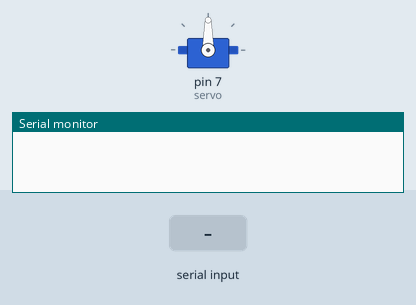
A sketch run on a simulated Arduino Uno, built with avr-gcc and run on an emulated ATmega328P. On the bench: servo, the last lines printed to the serial monitor. Inputs (shaded band) come from the test bench.

Above: at 1.2 s.
1.3 s: "1" received over Serial
At 2.5 s:
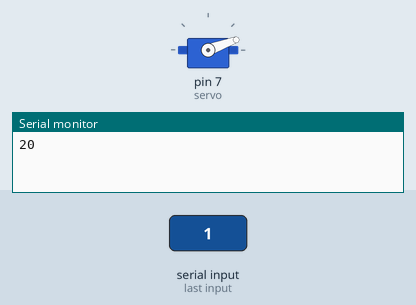
2.8 s: "1" received over Serial
At 3.7 s:
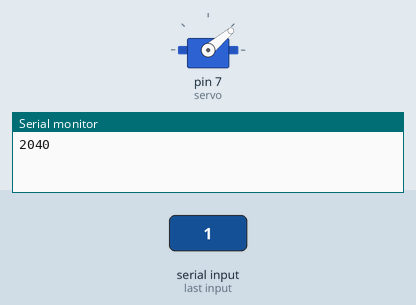
Timing chart, 0 to 5.8 s (numbered marks = the images above; inputs shaded):
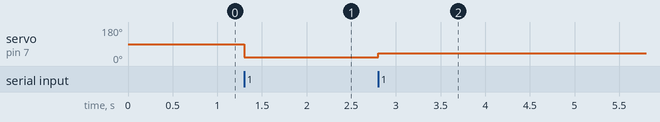

The sketch:

servo.ino
```cpp
#include<Servo.h>
Servo servo;
int value = 0;

void setup() {
  servo.attach(7);
  Serial.begin(9600);
}

void loop() {
  if (Serial.available())
  {
    char in_data;
    in_data = Serial.read();
    if (in_data == '1') {
      value = value + 20;
      Serial.print(value);
      if (value >= 170){
        value = 0;
        Serial.print(value);
      }
    }
//    else{
//      value = 0;
//    }

    servo.write(value);
    delay(1);
  }
}
```

Measured:
- after the input at 1.3 s, servo on pin 7 (servo): 90° → 20° at once
- after the input at 2.8 s, servo on pin 7 (servo): 20° → 40° at once
